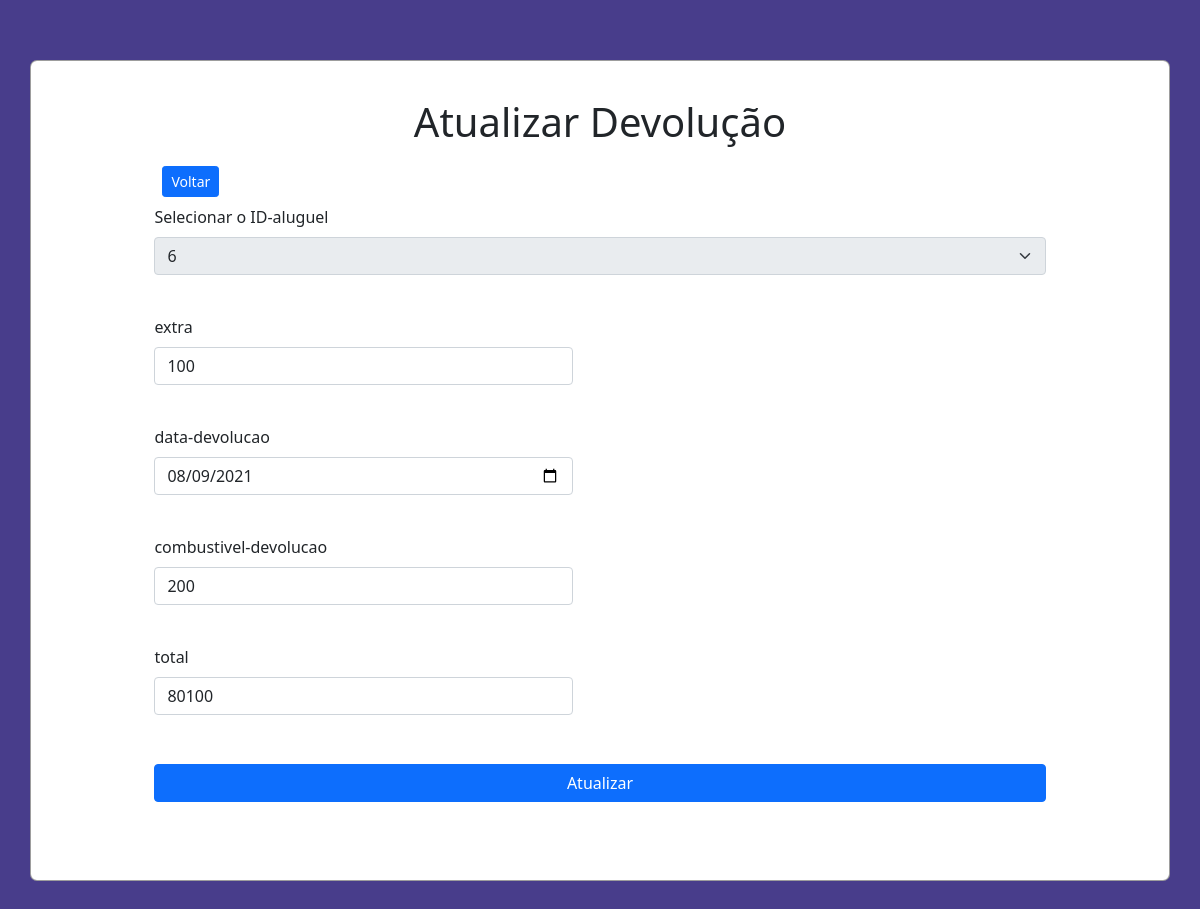
Page /src/views/editardevolucao.php?id=4 on the committed database.
### tables this page shows
CREATE TABLE `devolucao` (
  `iddevolucao` int(11) NOT NULL,
  `total` varchar(200) NOT NULL,
  `idaluguel` int(11) NOT NULL,
  `combustiveldevolucao` varchar(200) NOT NULL,
  `extra` varchar(200) NOT NULL,
  `datadevolucao` date NOT NULL
);

### src/controller/devolucaoController.php (called while the page is built, shortened)
<?php
require_once '../model/devolucao.php';
require_once '../model/Database.php';
class devolucaoController extends devolucao
{
    protected $tabela = 'devolucao';
    public function findOne($iddevolucao)
    {
        $query = "SELECT * FROM $this->tabela WHERE iddevolucao = :id";
        $stm = Database::prepare($query);
        $stm->bindParam(':id', $iddevolucao, PDO::PARAM_INT);
        $stm->execute();
        $devolucao = new devolucao(null, null, null, null, null, null, null, null,null);
        foreach ($stm->fetchAll() as $ven) {
            $devolucao->setiddevolucao($ven->iddevolucao);
            $devolucao->setidaluguel($ven->idaluguel);
            $devolucao->settotal($ven->total);
            $devolucao->setdatadevolucao($ven->datadevolucao);
            $devolucao->setextra($ven->extra);
            $devolucao->setcombustiveldevolucao($ven->combustiveldevolucao);
        }
        return $devolucao;
    }
}

### src/model/devolucao.php (called while the page is built)
<?php
class  devolucao
{
    private $iddevolucao;
    private $idaluguel;
    private $total;
    private $extra;
    private $datadevolucao;
    private $combustiveldevolucao;
    public function __construct($iddevolucao,$idaluguel,$total,$extra,$datadevolucao,$combustiveldevolucao)
    {
        $this->iddevolucao = $iddevolucao;
        $this->idaluguel = $idaluguel;
        $this->total = $total;
        $this->extra = $extra;
        $this->datadevolucao = $datadevolucao;
        $this->combustiveldevolucao = $combustiveldevolucao;
    }
    public function getiddevolucao()
    {
        return $this->iddevolucao;
    }
    public function getidaluguel()
    {
        return $this->idaluguel;
    }
    public function gettotal()
    {
        return $this->total;
    }
    public function getextra()
    {
        return $this->extra;
    }
    public function getdatadevolucao()
    {
        return $this->datadevolucao;
    }
    public function getcombustiveldevolucao()
    {
        return $this->combustiveldevolucao;
    }
    public function setiddevolucao($iddevolucao)
    {
        $this->iddevolucao = $iddevolucao;
    }
    public function setidaluguel($idaluguel)
    {
        $this->idaluguel = $idaluguel;
    }
    public function settotal($total)
    {
        $this->total = $total;
    }
    public function setextra($extra)
    {
        $this->extra = $extra;
    }
    public function setdatadevolucao($datadevolucao)
    {
        $this->datadevolucao = $datadevolucao;
    }
    public function setcombustiveldevolucao($combustiveldevolucao)
    {
        $this->combustiveldevolucao = $combustiveldevolucao;
    }
}

### src/model/Database.php (called while the page is built, shortened)
<?php
class Database
{
    private static $instance;
    public static function getInstance()
    {
        if (!isset(self::$instance)) {
            try {
                self::$instance = new PDO('mysql:host=' . HOST . '; dbname=' . BASE, USER, PASS);
                self::$instance->setAttribute(PDO::ATTR_ERRMODE, PDO::ERRMODE_EXCEPTION);
                self::$instance->setAttribute(PDO::ATTR_DEFAULT_FETCH_MODE, PDO::FETCH_OBJ);
            } catch (PDOException $error) {
                echo $error->getMessage();
            }
        }
        return self::$instance;
    }
    public static function prepare($sql)
    {
        return self::getInstance()->prepare($sql);
    }
}

### src/controller/VendasController.php (called while the page is built, shortened)
<?php
require_once '../model/Venda.php';
require_once '../model/Database.php';
class VendasController extends aluguel
{
    protected $tabela = 'aluguel';
    public function findAll()
    {
        $query = "SELECT * FROM $this->tabela";
        $stm = Database::prepare($query);
        $stm->execute();
        $aluguels = array();
        foreach ($stm->fetchAll() as $aluguel) {
             $query2 = "SELECT * FROM itemaluguel WHERE idaluguel = $aluguel->idaluguel";
             $stm2 = Database::prepare($query2);
             $stm2->execute();
             $a = $stm2->fetch(PDO::FETCH_OBJ);
             $query3 = "SELECT * FROM veiculo WHERE idveiculo = $a->idveiculo";
             $stm3 = Database::prepare($query3);
             $stm3->execute();
             $b = $stm3->fetch(PDO::FETCH_OBJ);
            array_push(
                $aluguels,
                new aluguel($aluguel->idaluguel, $aluguel->idcliente, $aluguel->diaria, $aluguel->datalocacao, $aluguel->combustivelatual,$b->nome, $aluguel->ativo )
            );
        }
        return $aluguels;
    }
}

### src/model/Venda.php (called while the page is built, shortened)
<?php
class aluguel
{
    private $idaluguel;
    public function __construct($idaluguel, $idcliente,$diaria,$datalocacao,$combustivelatual,$nome,$ativo)
    {
        $this->idaluguel = $idaluguel;
    }
    public function getidaluguel()
    {
        return $this->idaluguel;
    }
}

### src/views/editardevolucao.php (the view, shortened to what this page needs)
<?php
require_once '../controller/VendasController.php';
require '../controller/devolucaoController.php';
$iddevolucao = $_GET['id'];
$devolucao = new devolucaoController();
$alugues = new VendasController();
$devolucao->setiddevolucao($iddevolucao);
$devolucao->setidaluguel($devolucao->findOne($iddevolucao)->getidaluguel());
$devolucao->settotal($devolucao->findOne($iddevolucao)->gettotal());
$devolucao->setextra($devolucao->findOne($iddevolucao)->getextra());
$devolucao->setdatadevolucao($devolucao->findOne($iddevolucao)->getdatadevolucao());
$devolucao->setcombustiveldevolucao($devolucao->findOne($iddevolucao)->getcombustiveldevolucao());
?>
<!DOCTYPE html>
<html lang="pt_br">
<head>
    <link href="https://cdn.jsdelivr.net/npm/bootstrap@5.0.1/dist/css/bootstrap.min.css" rel="stylesheet">
    <link rel="stylesheet" href="../../public/styles/main.css">
</head>
<body>
    <div class="container">
        <h1 class="p-1 title">Atualizar Devolução</h1>
        <div class="menu p-2">
            <a href="../../index.php" class="btn btn-sm btn-primary">Voltar</a><br>
        </div>
        <form class='form' action="./editardevolucao.php?id=<?= $devolucao->getiddevolucao() ?>" method="POST">
             <div class="mb-3">
                <label for="idaluguel" class="form-label">Selecionar o ID-aluguel</label>
                <select name="idaluguel" class="form-select" id="idaluguel" disabled required>
                    <?php
                    foreach ($alugues->findAll() as $aluguel) {
                        if ($aluguel->getidaluguel() == $devolucao->getidaluguel()) { ?>
                            <option selected value="<?= $aluguel->getidaluguel() ?>"><?= $aluguel->getidaluguel() ?></option> <?php
                                                                                                                 } else { ?>
                            <option value="<?= $aluguel->getidaluguel() ?>"><?= $aluguel->getidaluguel() ?></option> <?php
                                                                                                                        }
                                                                                                                    }
                                                                                                                ?>
                </select>
            </div>
            <div class="mb-3 d-flex justify-content-between">
                <div class="input"><br>
                    <label for="extra" class="form-label">extra</label>
                    <input type="number" value="<?= $devolucao->getextra() ?>" step="any" name="extra" class="form-control" id="extra" required>
                </div>
            </div>
            <div class="mb-3 d-flex justify-content-between">
                <div class="input"><br>
                    <label for="datadevolucao" class="form-label">data-devolucao</label>
                    <input type="date" value="<?= $devolucao->getdatadevolucao() ?>" step="any" name="datadevolucao" class="form-control" min = 2021-07-09  id="datadevolucao" required>
                </div>
            </div>
            <div class="mb-3 d-flex justify-content-between">
                <div class="input"><br>
                    <label for="combustiveldevolucao" class="form-label">combustivel-devolucao</label>
                    <input type="number" value="<?= $devolucao->getcombustiveldevolucao() ?>" step="any" name="combustiveldevolucao" class="form-control" id="combustiveldevolucao" required>
                </div>
            </div>
            <div class="mb-3 d-flex justify-content-between">
                <div class="input"><br>
                    <label for="total" class="form-label">total</label>
                    <input type="number" value="<?= $devolucao->gettotal() ?>" step="any" name="total" class="form-control" id="total" required>
                </div>
            </div>
            <div class="button"><br>
                <button type="submit" class="btn btn-primary">Atualizar</button>
            </div>
        </form>
        <?php
        if (!$_POST) return;
        ?>

### public/styles/main.css (style rules this page uses)
html, body { background-color: #483D8B; }
.container { margin-top: 5%; margin-bottom: 5%; display: flex; flex-direction: column; justify-content: center; align-items: center; width: 100%; background-color: #fff; border-radius: 7px; border: 1px solid rgba(0, 0, 0, 0.384); }
.container .title { margin-top: 3%; }
.container .menu { width: 80% ; display: flex; align-items: center; justify-content: space-between; }
.container .form { width: 80%; margin-bottom: 7%; }
.container .form .input { width: 47%; }
.container .form .btn { margin-top: 1%; width: 100%; }

### rows in the picture
devolucao: extra "100", datadevolucao "08/09/2021", combustiveldevolucao "200", total "80100"

### other values in the picture
form field idaluguel "6"
